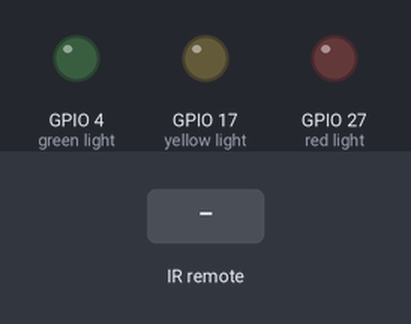
Bench run of a program on a simulated Raspberry Pi (BCM pin numbers) with a Pibrella. On the bench: output pins drawn as LEDs (lit = HIGH). Dashed ring = blinking. The inputs (shaded band) are chosen by the test bench. What the program prints to the terminal is not drawn. At 10.3 s the program stops and its outputs stay as they are.

Above: at 1.2 s.
1.3 s: remote-control key "0" pressed
At 1.8 s:
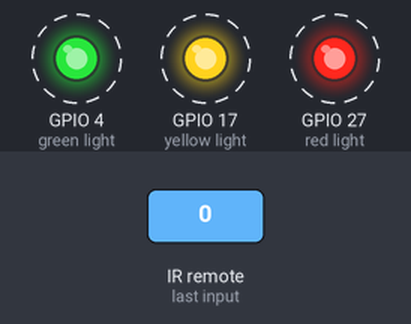
4.3 s: remote-control key "1" pressed
At 4.9 s:
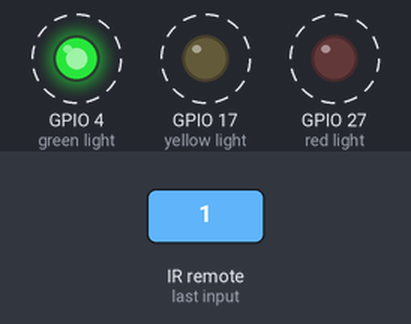
7.3 s: remote-control key "2" pressed
At 7.71 s:
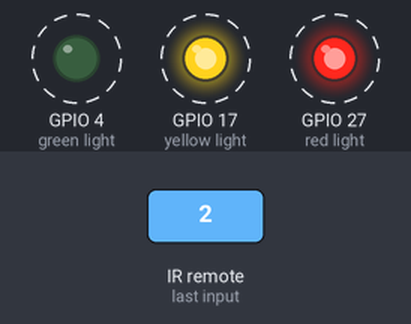
10.3 s: remote-control key "quit" pressed
At 10.3 s:
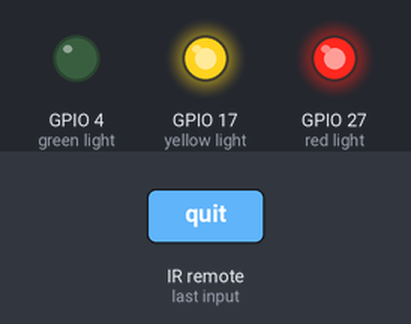
Timing chart, 0 to 11.8 s (numbered marks = the images above; inputs shaded):
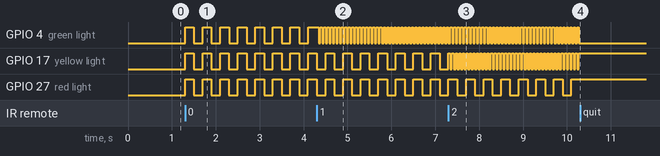

Measured:
- after the input at 1.3 s, GPIO 4 (green light), GPIO 17 (yellow light), GPIO 27 (red light): alternates HIGH for 0.20 s and LOW for 0.20 s, starting at once
- after the input at 4.3 s, GPIO 4 (green light): alternates HIGH for 0.04 s and LOW for 0.04 s, starting at once
- after the input at 7.3 s, GPIO 17 (yellow light): alternates HIGH for 0.04 s and LOW for 0.04 s, starting at once
- after the input at 10.3 s, GPIO 4 (green light): stops changing and stays LOW; GPIO 17 (yellow light), GPIO 27 (red light): stops changing and stays HIGH

The program:

alarm_remote.py
```python
import lirc
import pibrella

sockid = lirc.init("alarm_remote", blocking=False)
print "Started remote!"

running = True
while running:
	codeIR = lirc.nextcode()
	if codeIR:
		code = codeIR[0]
		if code == "quit":
			running = False
		elif code == "0":
			pibrella.light.blink(0.2)
		elif code == "1":
			pibrella.light.green.blink(0.04)
		elif code == "4":
			pibrella.light.green.blink(0.5)
		elif code == "7":
			pibrella.light.green.off()
		elif code == "2":
			pibrella.light.yellow.blink(0.04)
		elif code == "5":
			pibrella.light.yellow.blink(0.5)
		elif code == "8":
			pibrella.light.yellow.off()
		elif code == "3":
			pibrella.light.red.blink(0.04)
		elif code == "6":
			pibrella.light.red.blink(0.5)
		elif code == "9":
			pibrella.light.red.off()
print "Bye!"
```
